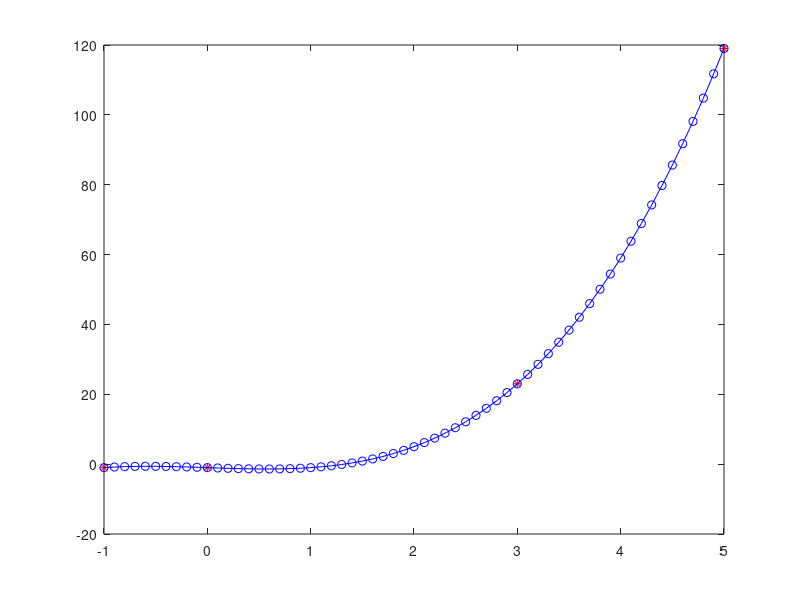

This figure's MATLAB source:
% INTERPOLÇÃO POLINOMIAL DE LAGRANGE

% x1 = -2;
% x2 =  0;
% x3 =  1;
% y1 =  6;
% y2 =  2;
% y3 =  3;
% x = [x1 x2 x3];
% y = [y1 y2 y3];
% 
% xx = [x1:0.001:x3];
% 
% f1 = ((xx-x2).*(xx-x3))/((x1-x2)*(x1-x3));
% f2 = ((xx-x1).*(xx-x3))/((x2-x1)*(x2-x3));
% f3 = ((xx-x1).*(xx-x2))/((x3-x1)*(x3-x2));
% yy = y1*f1 + y2*f2 + y3*f3;
% 
% plot(x,y,'r*',xx,yy, 'bo-')
% ylim([0,7])

x1 = -1;
x2 =  0;
x3 =  3;
x4 =  5;

y1 =  -1;
y2 =  -1;
y3 =  23;
y4 = 119;

x = [x1 x2 x3 x4];
y = [y1 y2 y3 y4];

xx = [x1:0.1:x4];
%xx = 2;
f1 = ((xx-x2).*(xx-x3).*(xx-x4))/((x1-x2)*(x1-x3)*(x1-x4));
f2 = ((xx-x1).*(xx-x3).*(xx-x4))/((x2-x1)*(x2-x3)*(x2-x4));
f3 = ((xx-x1).*(xx-x2).*(xx-x4))/((x3-x1)*(x3-x2)*(x3-x4));
f4 = ((xx-x1).*(xx-x2).*(xx-x3))/((x4-x1)*(x4-x2)*(x4-x3));

yy = y1*f1 + y2*f2 + y3*f3 + y4*f4;

plot(x,y,'r*',xx,yy, 'bo-')
%ylim([-10,10])